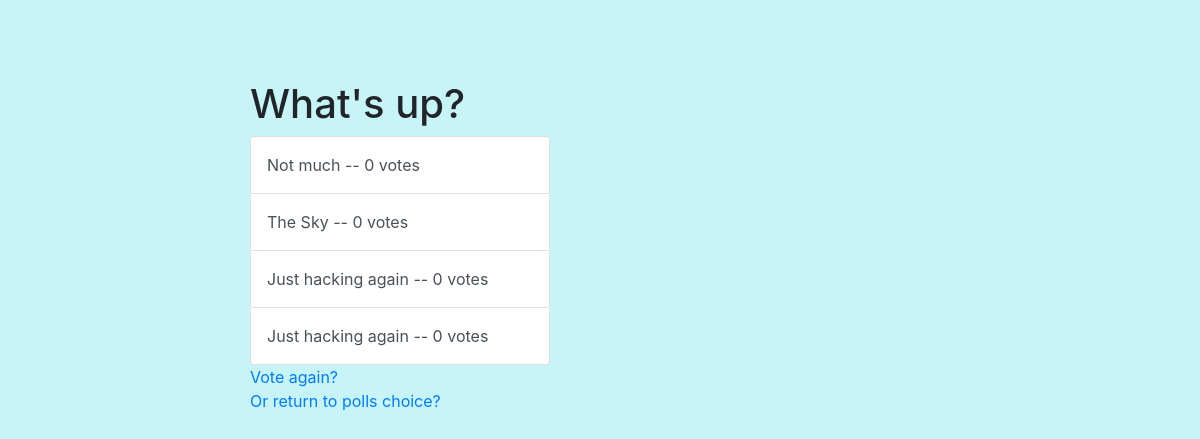
The app's page /polls/1/results/, older data.
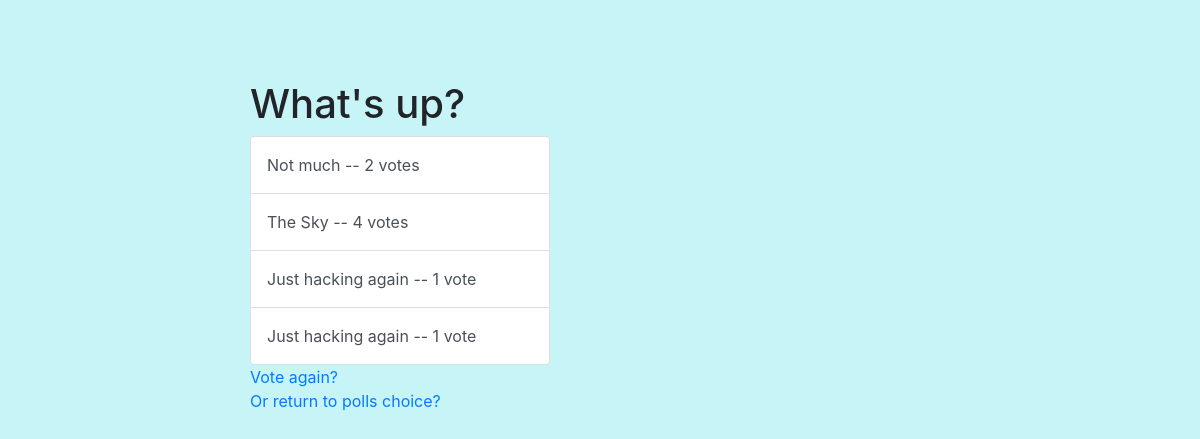
The same page, newer data.
### polls/models.py (models this page shows, shortened)
class Choice(models.Model):
    question = models.ForeignKey(Question, on_delete=models.CASCADE)
    choice_text = models.CharField(max_length=200)
    votes = models.IntegerField(default=0)

### polls/views.py (the view)
# urls.py: path('<int:pk>/results/', views.ResultsView.as_view(), name='results'),
class ResultsView(generic.DetailView):
    model = Question
    template_name = 'polls/results.html'

### polls/templates/polls/results.html (shortened to what this page needs)
{% load static %}
<link rel="stylesheet" href="https://stackpath.bootstrapcdn.com/bootstrap/4.5.2/css/bootstrap.min.css">
<link rel="stylesheet" type="text/css" href="{% static 'polls/style.css' %}">
<!DOCTYPE html>
<html lang="en">
<head>
</head>
<body>
    <div class="container-fluid">
        <div class="listbox">
            <h1>{{ question.question_text }}</h1>
            <ul class="list-group">
            {% for choice in question.choice_set.all %}
                <li class="list-group-item list-group-item-action">{{ choice.choice_text }} -- {{ choice.votes }} vote{{ choice.votes|pluralize }} </li>
            {% endfor %}
            </ul>
            <a href="{% url 'polls:detail' question.id %}">Vote again?</a> </br>
            <a href="{% url 'polls:index' %}">Or return to polls choice?</a>
        </div>
    </div>
</body>
</html>

Row changes from the older to the newer data that the page shows:
changed Choice "Not much": votes "0" → "2"
changed Choice "The Sky": votes "0" → "4"
changed Choice (number 3 of 4 on the later page): votes "0" → "1"
changed Choice (number 4 of 4 on the later page): votes "0" → "1"
